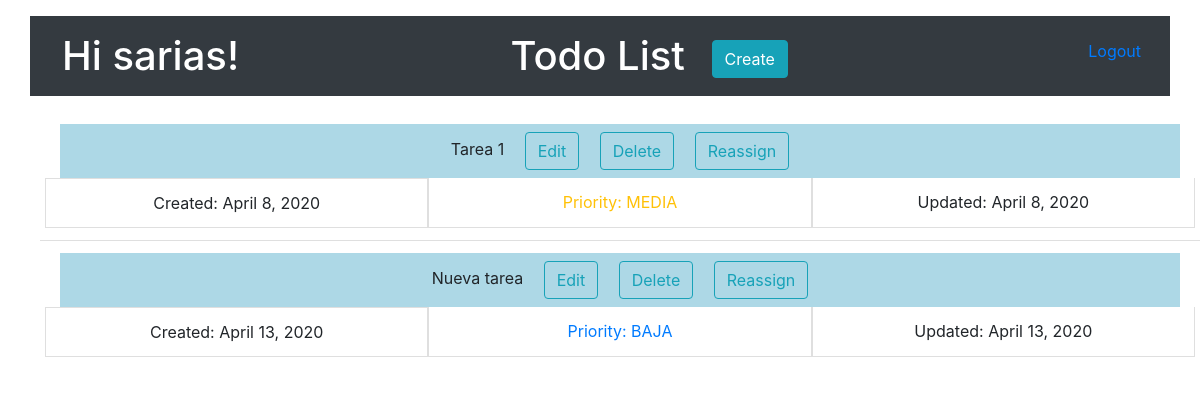
Before: / (signed in) with the older database file.
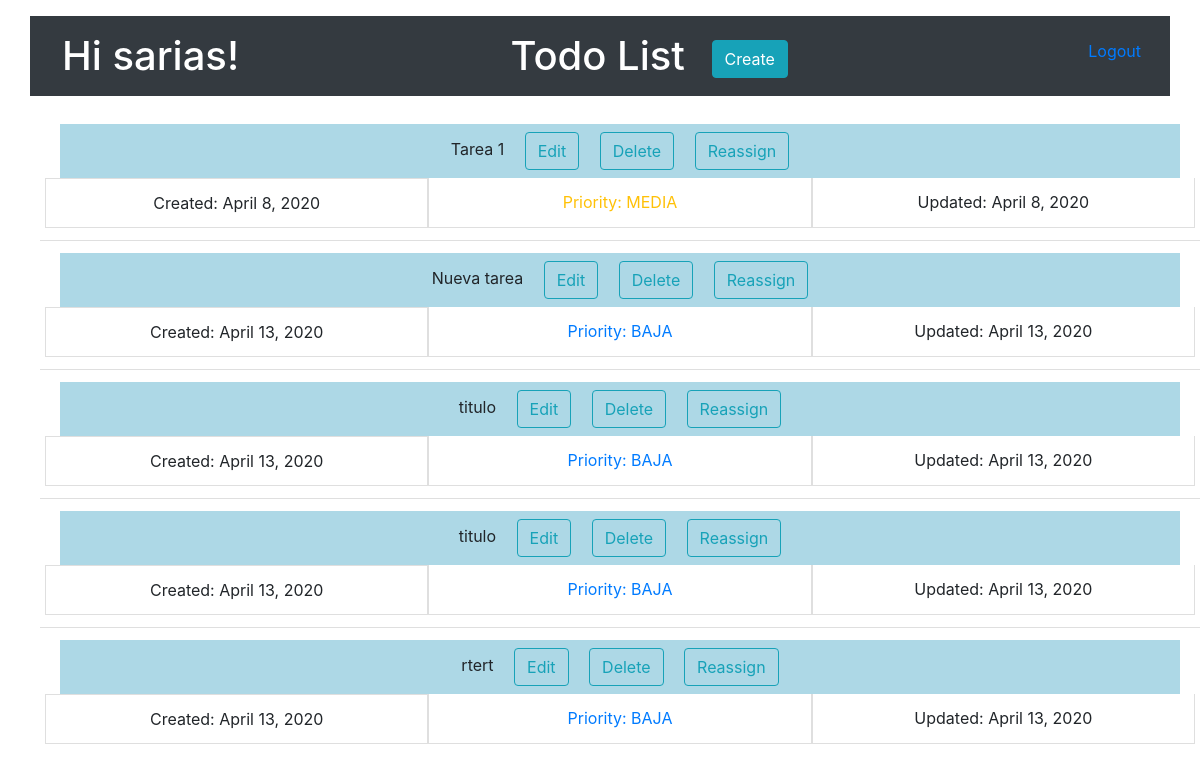
After: the same page with the newer database file.
### todolist_app/models.py (models this page shows, shortened)
class ToDo(models.Model):
    title = models.CharField(max_length=100)
    description = models.CharField(max_length=500)
    asigned_user = models.ForeignKey(settings.AUTH_USER_MODEL, on_delete=models.CASCADE, related_name='assigned',)
    done = models.BooleanField(default=False)
    created = models.DateField(auto_now_add=True)
    updated = models.DateField(auto_now=True)
    created_by = models.ForeignKey(
        settings.AUTH_USER_MODEL,
        on_delete=models.CASCADE,
        related_name='created',
    )
    updated_by = models.ForeignKey(
        settings.AUTH_USER_MODEL,
        on_delete=models.CASCADE,
        related_name='updated',
    )
    priority = models.ForeignKey(
        Priority,
        on_delete=models.CASCADE,
    )

class Priority(models.Model):
    name = models.CharField(max_length=20)
    orders = models.IntegerField()

### todolist_app/views.py (the view)
class TodoListView(LoginRequiredMixin, ListView):
    def get_queryset(self):
        if self.request.user.is_authenticated:
            return ToDo.objects.filter(asigned_user=self.request.user)
        return ToDo.objects

### templates/todolist_app/todo_list.html (shortened to what this page needs)
{% load bootstrap4 %}
{% bootstrap_css %}
{% if user.is_authenticated %}
	<h1 class="container p-3 my-3 bg-dark text-white text-center">Todo List
			<div class="float-left">
				<p class="ml-3 text-right"><a>Hi {{ user }}!</a></p>
			</div>
			<a class="btn btn-info ml-3" href="{% url 'todo_create' %}">Create</a>
			<div class="float-right">
				<p class="btn btn-link ml-3 text-right"><a href="{% url 'logout' %}">Logout</a></p>
			</div>
	</h1>
	<ul class=".list-group-horizontal list-group-flush">
	{% for todo in object_list %}
	    <li class="list-group-item">
	    	{% if not todo.done %}
				<div class=" text-center p-2 .text-secondary" style="background-color:LightBlue;">
	    			{{ todo.title }}
	    			<a class="btn btn-outline-info ml-3" href="{% url 'todo_update' todo.id %}">Edit</a>
	    			<a class="btn btn-outline-info ml-3" href="{% url 'todo_delete' todo.id %}">Delete</a>
	    			<a class="btn btn-outline-info ml-3" href="{% url 'todo_reassign' todo.id %}">Reassign</a>
	    		</div>
			{% endif %}
	    	<div class="row text-center" style="width:500px text-align:center">
	 			<div class="col list-group-item">Created: {{ todo.created }}</div>
	 			{% if todo.priority.name == "ALTA" %}
	 				<div class="col list-group-item text-danger">Priority: {{ todo.priority.name }}</div>
	    		{% elif todo.priority.name == "MEDIA" %}
	    			<div class="col list-group-item text-warning">Priority: {{ todo.priority.name }}</div>
	    		{% elif todo.priority.name == "BAJA" %}
	    			<div class="col list-group-item text-primary">Priority: {{ todo.priority.name }}</div>
	    		{% endif %}
	    		<div class="col list-group-item">Updated: {{ todo.updated }}</div>
	    	</div>
	    </li>
	{% empty %}
	    <li class="list-group-item list-group-item-action list-group-item-light">No todo yet.</li>
	{% endfor %}
	</ul>
{% else %}
	<div class="text-center ml-3" style="margin:2em auto;">
		<p>You are not logged in</p>
	    <a href="{% url 'login' %}">Login</a>
	    <a href="{% url 'social:begin' 'google-oauth2' %}">Google+</a>
	</div>
{% endif %}

Changed rows visible on the page:
added ToDo: title "titulo", created "April 13, 2020", priority.name "BAJA", updated "April 13, 2020"
added ToDo: title "titulo", created "April 13, 2020", priority.name "BAJA", updated "April 13, 2020"
added ToDo: title "rtert", created "April 13, 2020", priority.name "BAJA", updated "April 13, 2020"
